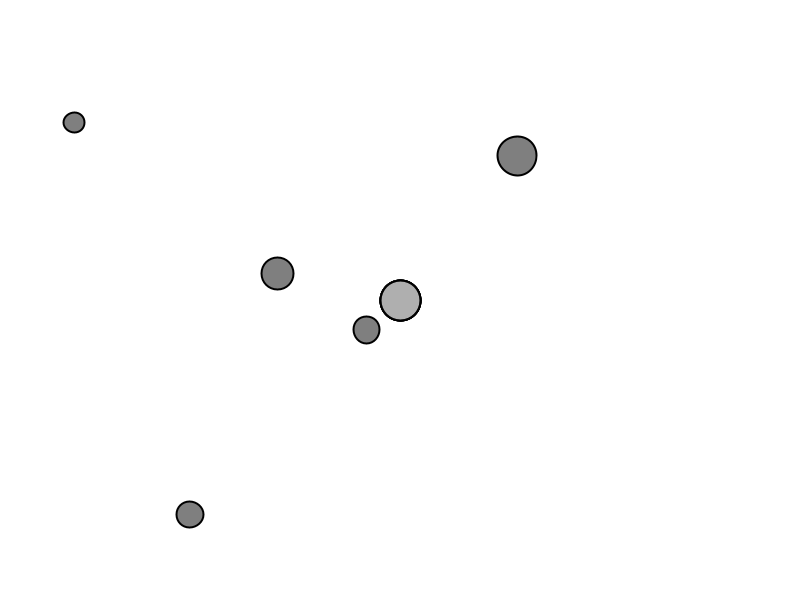
Frame 1 (no input)
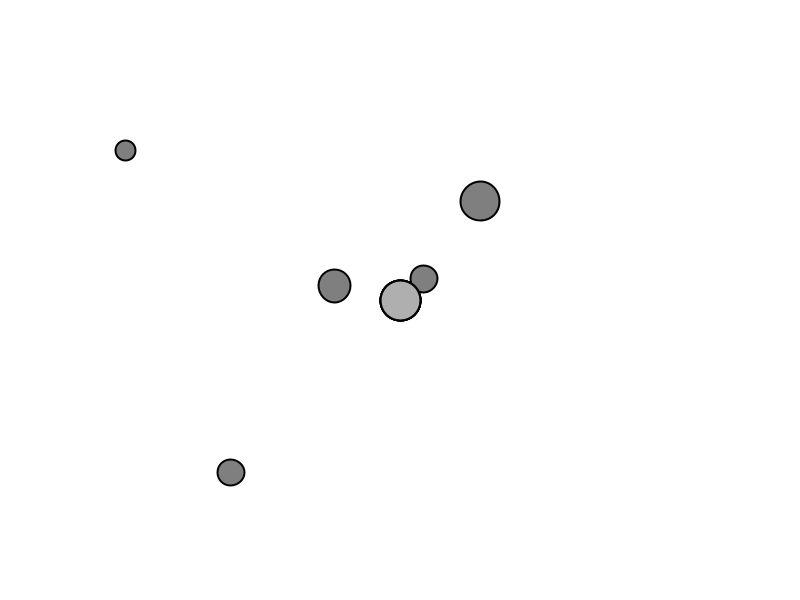
Frame 60 (the mouse pressed at the canvas centre just before this capture)
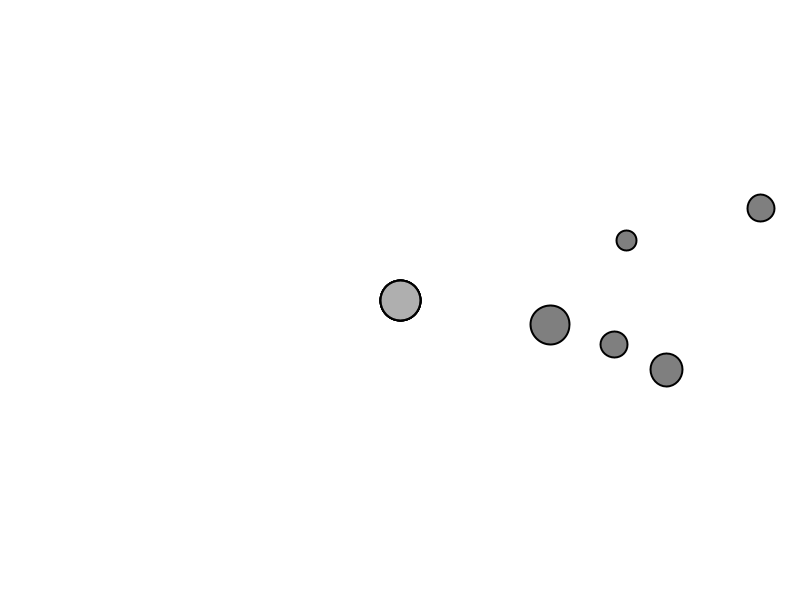
Frame 120 (the mouse held since frame 60 and released just before this capture)

The Processing sketch that drew these frames (run headless with seeded random() and noise(); from frame 60 on, the mouse is pressed at the canvas centre):

// Processing sketch: GravForce
// ── GravForce.pde
Mover[] movers;
Attractor a;

void setup(){
  
  size(800, 600);
  movers = new Mover[5];
  a = new Attractor();
  
  for(int i=0; i<movers.length; i++){
    movers[i] = new Mover();
  }
}

void draw(){
  background(255);
  
  for(Mover m : movers){
    
    PVector f = a.attract(m);
    m.applyForce(f);
    
    if(mousePressed){
      PVector wind = new PVector(0.2, 0);
      m.applyForce(wind);
    }
    
    m.update();
    m.edges();
    m.display();
    
    a.display();
  }
}
// ── Attractor.pde
class Attractor{
  PVector location;
  PVector dragOffset;
  float mass;
  float G;
  
  Attractor(){
    location = new PVector(width/2, height/2);
    mass = 20;
    G = 1;
    dragOffset = new PVector(0,0);
  }
  
  PVector attract(Mover m){
    
    PVector force = PVector.sub(location, m.location);
    float d = force.mag();
    d = constrain(d,5,25);
    force.normalize();
    
    float strength = (G*mass*m.mass)/(d*d);
    force.mult(strength);
    
    return force;
  }
  
  void display() {
    stroke(0);
    fill(175,200);
    ellipse(location.x,location.y,mass*2,mass*2);
  }
}
// ── Mover.pde
class Mover{
  
  PVector location;
  PVector velocity;
  PVector acceleration;
  
  float mass;
  
  Mover(){
  
    location = new PVector(random(width), random(height));
    velocity = new PVector(0, 0);
    acceleration = new PVector(0,0);
    mass = random(1,2);
  }
  
  void update(){
    
    velocity.add(acceleration);
    location.add(velocity);
    //velocity.limit(5);
    acceleration.mult(0);
  }
  
  void applyForce(PVector force){
  
    PVector f = PVector.div(force, mass);
    acceleration.add(f);
  }
  
  void edges(){
    
    if(location.x > width){
      location.x = width;
      velocity.x *= -1;
    }
    if(location.x < 0){
      location.x = 0;
      velocity.x *= -1;
    }
    if(location.y > height){
      location.y = height;
      velocity.y *= -1;
    }
    if(location.y < 0){
      location.y = 0;
      velocity.y *= -1;
    }
  }
  
  void display(){
    
    stroke(0);
    strokeWeight(2);
    fill(127);
    ellipse(location.x, location.y, mass*20, mass*20);
  }
}
